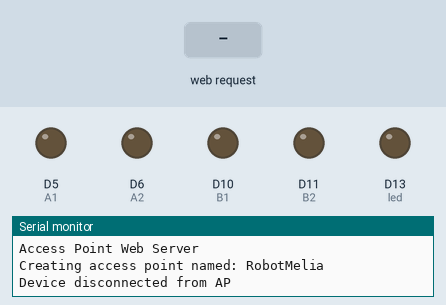
Simulated run of this sketch. Board: Arduino Nano RP2040 Connect. Shown: output pins drawn as LEDs (lit = HIGH), the last lines printed to the serial monitor. The inputs (shaded band) are chosen by the test bench.

Above: at 11.2 s.
11.3 s: HTTP request GET /A received
At 11.9 s:
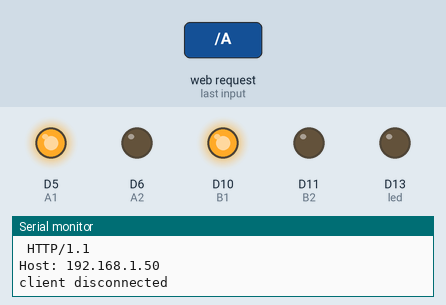
12.8 s: HTTP request GET /R received
At 13.1 s:
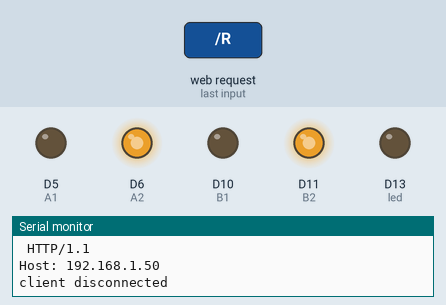
14.3 s: HTTP request GET /D received
At 15.5 s:
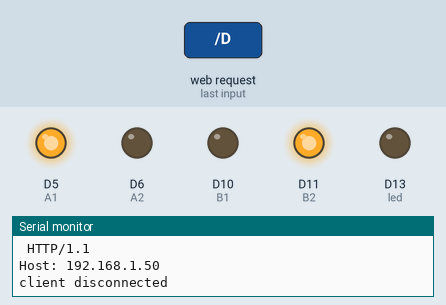
15.8 s: HTTP request GET /G received
At 16.6 s:
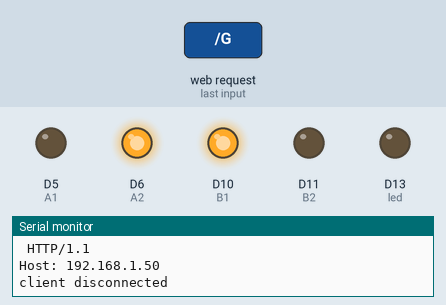
Timing chart, 0 to 18.3 s (numbered marks = the images above; inputs shaded):
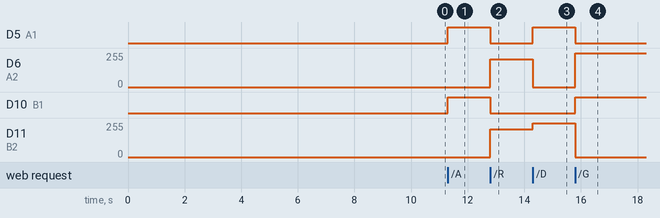

Measured:
- after the input at 11.3 s, D5 (A1), D10 (B1): LOW → HIGH at once
- after the input at 12.8 s, D5 (A1), D10 (B1): HIGH → LOW at once; D6 (A2), D11 (B2): 0/255 → 210/255 at once
- after the input at 14.3 s, D5 (A1): LOW → HIGH at once; D6 (A2): 210/255 → 0/255 at once; D11 (B2): 210/255 → 255/255 at once
- after the input at 15.8 s, D5 (A1): HIGH → LOW at once; D6 (A2): 0/255 → 255/255 at once; D10 (B1): LOW → HIGH at once; D11 (B2): 255/255 → 0/255 at once

The sketch:

robot.ino
```cpp
/*

  Créé à partir de : "  Commande REGO (Robot de téléprésence)
  by Franck DE WIT <http://www.lelabtechno.com>
  Twitter : @fdw34
  Programme pour Arduino nano RP2040 Connect
  27/08/2021"

  Rémy Martinez - Pole Mélia Cahier Vert - Mines ParisTech 2022
*/
///////////////////////////////////////////////////////////////////////////////////////////////////Partie Wifi
#include <SPI.h>
#include <WiFiNINA.h> //Library for wifi communication
#include "arduino_secrets.h" //Contains SSID and Password
#include "web_interface.h" //Le code correspondant au site internet
#include <Wire.h>

///////please enter your sensitive data in the Secret tab/arduino_secrets.h
char ssid[] = SECRET_SSID;        // your network SSID (name)
char pass[] = SECRET_PASS;    // your network password (use for WPA, or use as key for WEP)
char html[] = HTML_CODE;
int keyIndex = 0;                // your network key index number (needed only for WEP)

int led =  LED_BUILTIN;
int status = WL_IDLE_STATUS;
WiFiServer server(80);

///////////////////////////////////////////////////////////////////////////////////////////////////Partie Robot

#define A1 5  // Motor A pins
#define A2 6
#define B1 10 // Motor B pins
#define B2 11


void Avant();
void Recule();
void Gauche();
void Droite();
void stopMotor();

void setup() {
  ////////////////////////////////////////////////////////////////Partie Wifi
  //Initialize serial and wait for port to open:
  Serial.begin(9600);

  Serial.println("Access Point Web Server");

  pinMode(led, OUTPUT);      // set the LED pin mode

  // check for the WiFi module:
  if (WiFi.status() == WL_NO_MODULE) {
    Serial.println("Communication with WiFi module failed!");
    // don't continue
    while (true);
  }

  String fv = WiFi.firmwareVersion();
  if (fv < WIFI_FIRMWARE_LATEST_VERSION) {
    Serial.println("Please upgrade the firmware");
  }

  // by default the local IP address will be 192.168.4.1
  // you can override it with the following:
  WiFi.config(IPAddress(192, 168, 2, 2));

  // print the network name (SSID);
  Serial.print("Creating access point named: ");
  Serial.println(ssid);

  // Create open network. Change this line if you want to create an WEP network:
  status = WiFi.beginAP(ssid, pass);
  if (status != WL_AP_LISTENING) {
    Serial.println("Creating access point failed");
    // don't continue
    while (true);
  }
  {
    // wait 10 seconds for connection:
    delay(10000);

    // start the web server on port 80
    server.begin();

    // you're connected now, so print out the status
    void printWiFiStatus();
  }
  ///////////////////////////////////////////////////////////////////////Partie Robot
  {
  pinMode(A1, OUTPUT);
  pinMode(A2, OUTPUT);
  pinMode(B1, OUTPUT);
  pinMode(B2, OUTPUT);

  digitalWrite(A1, LOW);
  digitalWrite(A2, LOW);
  digitalWrite(B1, LOW);
  digitalWrite(B2, LOW);
  }
}


void loop() {
  ///////////////////////////////////////////////////////////////////////////////////////////Partie Wifi
  // compare the previous status to the current status
  if (status != WiFi.status()) {
    // it has changed update the variable
    status = WiFi.status();

    if (status == WL_AP_CONNECTED) {
      // a device has connected to the AP
      Serial.println("Device connected to AP");
    } else {
      // a device has disconnected from the AP, and we are back in listening mode
      Serial.println("Device disconnected from AP");
    }
  }

  WiFiClient client = server.available();   // listen for incoming clients

  if (client) {                             // if you get a client,
    Serial.println("new client");           // print a message out the serial port
    String currentLine = "";                // make a String to hold incoming data from the client
    while (client.connected()) {            // loop while the client's connected
      delayMicroseconds(30);                // This is required for the Arduino Nano RP2040 Connect - otherwise it will loop so fast that SPI will never be served.
      if (client.available()) {             // if there's bytes to read from the client,
        char c = client.read();             // read a byte, then
        Serial.write(c);                    // print it out the serial monitor
        if (c == '\n') {                    // if the byte is a newline character

          // if the current line is blank, you got two newline characters in a row.
          // that's the end of the client HTTP request, so send a response:
          if (currentLine.length() == 0) {
            // HTTP headers always start with a response code (e.g. HTTP/1.1 200 OK)
            // and a content-type so the client knows what's coming, then a blank line:
            client.println("HTTP/1.1 200 OK");
            client.println("Content-type:text/html");
            client.println();

            // the content of the HTTP response follows the header:
            client.print(html);


            // The HTTP response ends with another blank line:
            client.println();
            // break out of the while loop:
            break;
          }
          else {      // if you got a newline, then clear currentLine:
            currentLine = "";
          }
        }
        else if (c != '\r') {    // if you got anything else but a carriage return character,
          currentLine += c;      // add it to the end of the currentLine
        }

        // Check to see if the client request was "GET /A" or R or D or G or S:
        if (currentLine.endsWith("GET /A")) {
          Avant();               // GET /A Avance
        }
        if (currentLine.endsWith("GET /R")) {
          Recule();                // GET /R Recule
        }
        if (currentLine.endsWith("GET /D")) {
          Droite();                // GET /D Droite
        }


        if (currentLine.endsWith("GET /G")) {
          Gauche();                // GET /G Gauche
        }


        if (currentLine.endsWith("GET /S")) {
          stopMotor();                // GET /S Stop
        }
      }
    }

    // close the connection:
    client.stop();
    Serial.println("client disconnected");
  }
}


///////////////////////////////////////////////////////////////////////////////////////////////////////////Partie Wifi
void printWiFiStatus() {
  // print the SSID of the network you're attached to:
  Serial.print("SSID: ");
  Serial.println(WiFi.SSID());

  // print your WiFi shield's IP address:
  IPAddress ip = WiFi.localIP();
  Serial.print("IP Address: ");
  Serial.println(ip);

  // print where to go in a browser:
  Serial.print("To see this page in action, open a browser to http://");
  Serial.println(ip);

}

////////////////////////////////////////////////////////////////////////////////////////////////////Partie Robot
void Gauche()
{ // Function tourne à gauche
  Serial.println("Gauche");
  analogWrite(A1, 0);
  analogWrite(A2, 255);
  analogWrite(B1, 255);
  analogWrite(B2, 0);
}

void Droite()
{ // Function tourne à droite
  Serial.println("Droite");
    analogWrite(A1, 255);
  analogWrite(A2, 0);
  analogWrite(B1, 0);
  analogWrite(B2, 255);
}

void Avant()
{ // Function Avance
  Serial.println("Avance");
    analogWrite(A1, 255);
  analogWrite(A2, 0);
  analogWrite(B1, 255);
  analogWrite(B2, 0);
}

void Recule()                              // Function Recule
{
  Serial.println("Recule");
    analogWrite(A1, 0);
  analogWrite(A2, 210);
  analogWrite(B1, 0);
  analogWrite(B2, 210);
}

void stopMotor()                         // Function to stop
{
  Serial.println("Arret des moteurs");
    digitalWrite(A1, LOW);
  digitalWrite(A2, LOW);
  digitalWrite(B1, LOW);
  digitalWrite(B2, LOW);
}
```

arduino_secrets.h
```cpp
// Both SSID and password must be 8 characters or longer
#define SECRET_SSID "RobotMelia"
#define SECRET_PASS "C4hierV3rt"
```

web_interface.h
```cpp
#define HTML_CODE "<html>"\
"<head>"\
"<style>"\
"    .board {"\
"         display:grid;"\
"         grid-template-columns: 1fr 1fr 1fr;"\
"         grid-template-areas:"\
"    \". M1 .\""\
"    \"G2 S D2\""\
"    \". M3 .\";}"\
"    button {font-size:50px;}"\
"    #M1 {grid-area:M1;}"\
"    #G2 {grid-area:G2;}"\
"    #D2 {grid-area:D2;}"\
"    #M3 {grid-area:M3;}"\
"    #S{grid-area:S;}"\
"</style>"\
"</head>"\
"<body>"\
"<div class=\"board\">"\
"<div id=\"M1\"><a href=\"/A\" ><button type=\"button\">A</button></a></div>"\
"<div id=\"G2\"><a href=\"/G\"><button type=\"button\">G</button></a></div>"\
"<div id=\"S\"><a href=\"/S\"><button type=\"button\">S</button></a></div>"\
"<div id=\"D2\"><a href=\"/D\"><button type=\"button\">D</button></a></div>"\
"<div id=\"M3\"><a href=\"/R\"><button type=\"button\">R</button></a></div>"\
"</div>"\
"</body>"\
"</html"\
```
